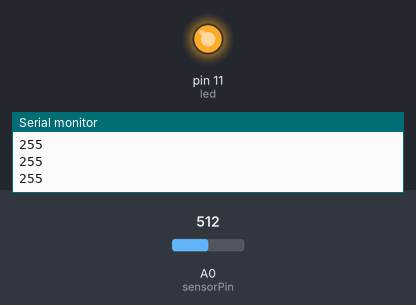
The sketch below on a simulated Arduino Uno, built with avr-gcc and run on an emulated ATmega328P. On the bench: output pins drawn as LEDs (lit = HIGH), the last lines printed to the serial monitor. The inputs (shaded band) are chosen by the test bench; at power-on: A0 (sensorPin) = 512.

Above: at 1.2 s.
1.3 s: A0 (sensorPin) set to 272
2.8 s: A0 (sensorPin) set to 245
At 3.8 s:
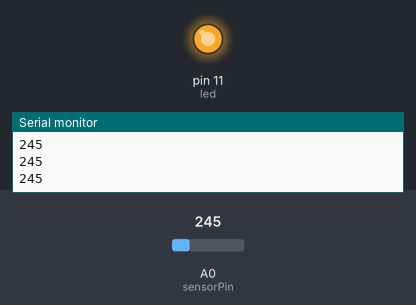
4.3 s: A0 (sensorPin) set to 122
At 5.5 s:
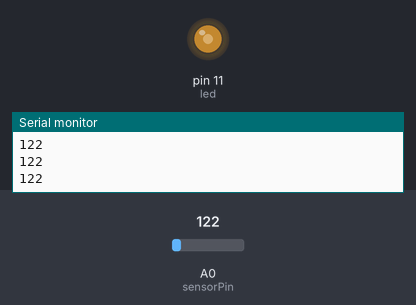
5.9 s: A0 (sensorPin) set to 0
At 7.1 s:
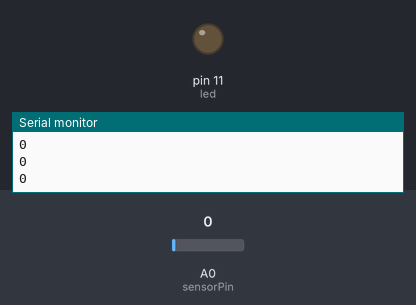
Timing chart, 0 to 8.4 s (numbered marks = the images above; inputs shaded):
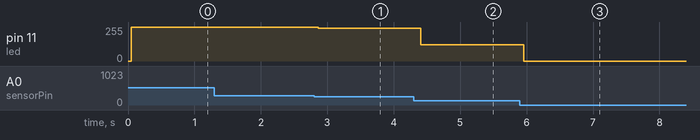

The sketch:

sketch_oct11a_Connection2p5js.ino
```cpp
#define sensorPin A0
#define led 11
void setup() {
  pinMode(led, OUTPUT);

  Serial.begin(9600);

  // put your setup code here, to run once:
}

void loop() {
  int sensorValue = analogRead(sensorPin);
 sensorValue = constrain(sensorValue,0,255);
  Serial.println(sensorValue);
  delay(50);
  int brightness = sensorValue;
  analogWrite(led,brightness);

  //Serial.write(brightness);


  /*if (sensorValue > 90) {
    digitalWrite(led, HIGH);
  } else {
    digitalWrite(led, LOW);
  }
  */
  delay(20);
}


// put your main code here, to run repeatedly:
```

Measured:
- after the input at 2.8 s, pin 11 (led): 255/255 → 245/255 after 0.06 s
- after the input at 4.3 s, pin 11 (led): 245/255 → 122/255 after 0.11 s
- after the input at 5.9 s, pin 11 (led): 122/255 → 0/255 after 0.06 s
